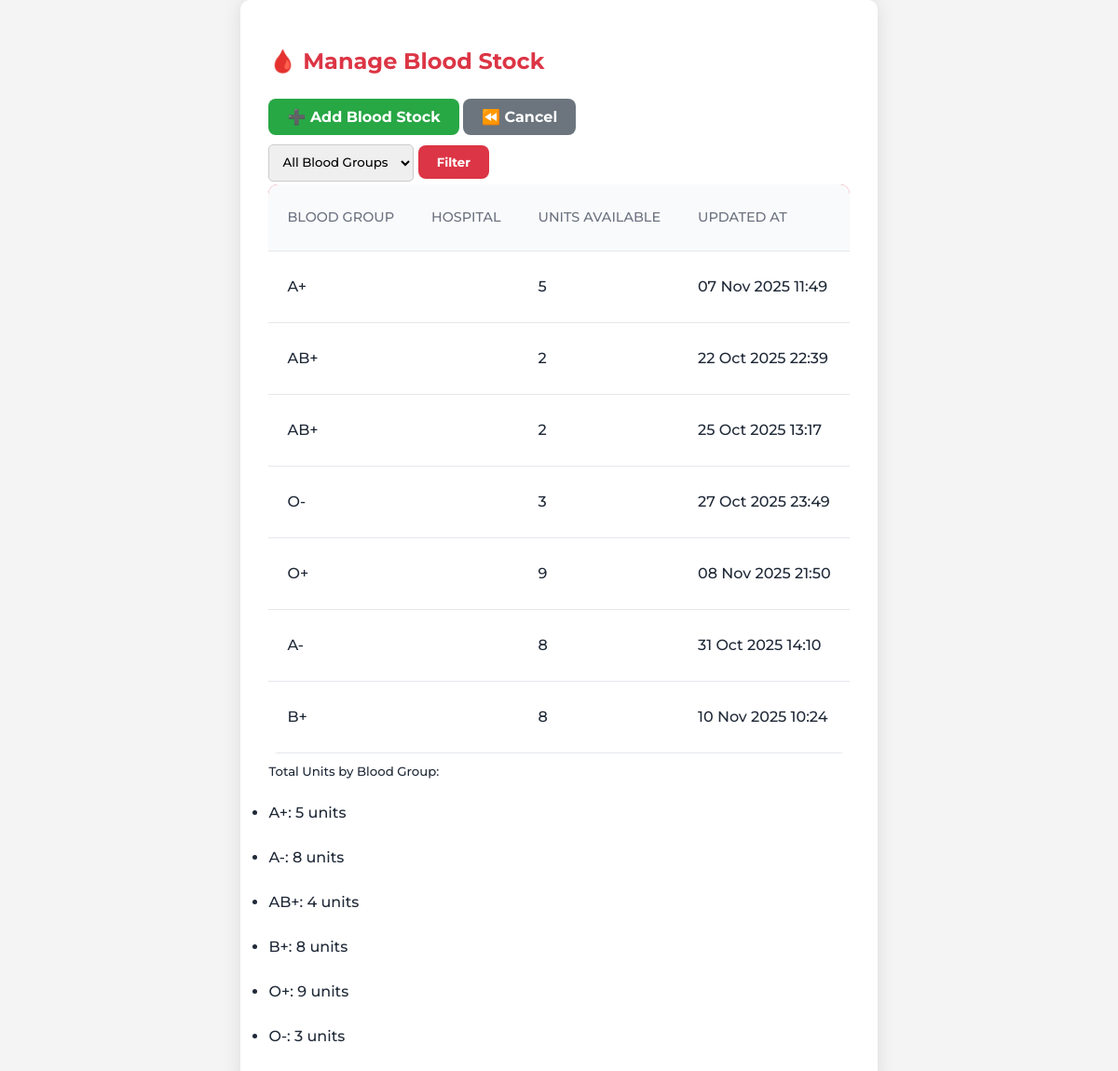
The app's page /manage_bloodstock/ (signed in) with its own data.
### blood_bank_app/models.py (models this page shows, shortened)
class BloodStock(models.Model):
    BLOOD_GROUPS = [
        ('A+', 'A+'), ('A-', 'A-'),
        ('B+', 'B+'), ('B-', 'B-'),
        ('AB+', 'AB+'), ('AB-', 'AB-'),
        ('O+', 'O+'), ('O-', 'O-'),
    ]
    hospital = models.ForeignKey('HospitalDetail', on_delete=models.CASCADE, null=True, blank=True)
    blood_group = models.CharField(max_length=3, choices=BLOOD_GROUPS)
    units_available = models.PositiveIntegerField(default=0)
    updated_at = models.DateTimeField(auto_now=True)

### blood_bank_app/views.py (the view)
# urls.py: path('manage_bloodstock/', views.manage_bloodstock, name='manage_bloodstock'),
@login_required
@user_passes_test(is_admin)
def manage_bloodstock(request):
    stock = BloodStock.objects.all()
    blood_group = request.GET.get('blood_group')
    if blood_group:
        stock = stock.filter(blood_group=blood_group)
    hospital = request.GET.get('hospital')
    if hospital:
        stock = stock.filter(hospital_id=hospital)
    hospitals = HospitalDetail.objects.all()
    total_units = stock.values('blood_group').annotate(total=Sum('units_available'))
    return render(request, 'partials/manage_bloodstock.html', {
        'blood_stock': stock,
        'hospitals': hospitals,
        'blood_groups': BloodStock.BLOOD_GROUPS,  # pass this for filter dropdown
        'total_units': total_units
    })

### blood_bank_app/views.py (called while the page is built)
def is_admin(user):
    return hasattr(user, 'profile') and user.profile.role == 'admin'

### blood_bank_app/templates/partials/manage_bloodstock.html (shortened to what this page needs)
{% extends 'master.html' %}
{% load static %}
{% block content %}
<div class="login-container">
    <div class="login-card w-100">
        <h2 class="text-center mb-4">🩸 Manage Blood Stock</h2>
        <div class="d-flex justify-content-between mb-3">
            <a href="{% url 'add_blood_stock' %}" class="btn btn-success">➕ Add Blood Stock</a>
            <a href="{% url 'admin_dashboard' %}" class="btn btn-secondary">⏪ Cancel</a>
        </div>
        <form method="get" class="mb-4 d-flex gap-2">
            <select name="blood_group" class="form-control">
                <option value="">All Blood Groups</option>
            </select>
            <button type="submit" class="btn btn-primary">Filter</button>
        </form>
        <div class="table-responsive">
            <table class="table table-hover text-center">
                <thead>
                    <tr>
                        <th>Blood Group</th>
                        <th>Hospital</th>
                        <th>Units Available</th>
                        <th>Updated At</th>
                    </tr>
                </thead>
                <tbody>
                    {% for item in blood_stock %}
                        <tr>
                            <td>{{ item.blood_group }}</td>
                            <td>{{ item.hospital.hospital_name }}</td>
                            <td>{{ item.units_available }}</td>
                            <td>{{ item.updated_at|date:"d M Y H:i" }}</td>
                        </tr>
                    {% empty %}
                        <tr>
                            <td colspan="4">No blood stock available.</td>
                        </tr>
                    {% endfor %}
                </tbody>
            </table>
        </div>
        <div class="mt-4">
            <h5>Total Units by Blood Group:</h5>
            <ul class="list-group list-group-horizontal flex-wrap">
                {% for item in total_units %}
                    <li class="list-group-item flex-fill text-center">
                        {{ item.blood_group }}: {{ item.total }} units
                    </li>
                {% endfor %}
            </ul>
        </div>
    </div>
</div>
{% endblock %}

### blood_bank_app/static/css/index.css (style rules this page uses)
body { margin: 0; font-family: Arial, sans-serif; background-color: #fff5f5; color: #333; }
html { scroll-behavior: smooth; }
.btn { background-color: #ff4d4d; color: white; padding: 10px 25px; border-radius: 8px; text-decoration: none; font-weight: bold; }

### blood_bank_app/static/css/admin_dashboard.css (style rules this page uses)
:root { --primary: #e63946; --primary-dark: #b91c1c; --background: #f8f9fa; --surface: #ffffff; --text-dark: #1f2937; --text-light: #6b7280; --border: #e5e7eb; --shadow: rgba(0, 0, 0, 0.08); }
* { margin: 0; padding: 0; box-sizing: border-box; font-family: "Montserrat"; font-weight: 500; }
body { background-color: var(--background); color: var(--text-dark); overflow-x: hidden; }
.table { width: 100%; border-collapse: collapse; }
.table th, .table td { text-align: left; padding: 14px 20px; border-bottom: 1px solid var(--border); color: var(--text-dark); }
.table th { background: #f9fafb; color: var(--text-light); text-transform: uppercase; font-size: 0.9rem; }

### blood_bank_app/templates/partials/manage_bloodstock.html (style rules this page uses)
body { background-color: #f4f4f4; }
.login-container { display: flex; justify-content: center; align-items: flex-start; min-height: 90vh; line-height: 3; }
.login-card { background-color: white; padding: 30px; border-radius: 10px; box-shadow: 0px 0px 20px rgba(0,0,0,0.1); max-width: 900px; }
h2 { color: #dc3545; font-weight: bold; }
.btn-primary { background-color: #dc3545; border: none; padding: 10px 20px; }
.btn-secondary { background-color: #6c757d; border: none; padding: 10px 20px; }
.btn-success { background-color: #28a745; border: none; padding: 10px 20px; }
.table { border-radius: 10px; overflow: hidden; }
.table thead { background-color: #dc3545 !important; color: white; }
.form-control { padding: 10px; border-radius: 5px; border: 1px solid #ccc; }

### records on screen
BloodStock: blood_group "A+", units_available "5", updated_at "07 Nov 2025 11:49"
BloodStock: blood_group "AB+", units_available "2", updated_at "22 Oct 2025 22:39"
BloodStock: blood_group "AB+", units_available "2", updated_at "25 Oct 2025 13:17"
BloodStock: blood_group "O-", units_available "3", updated_at "27 Oct 2025 23:49"
BloodStock: blood_group "O+", units_available "9", updated_at "08 Nov 2025 21:50"
BloodStock: blood_group "A-", units_available "8", updated_at "31 Oct 2025 14:10"
BloodStock: blood_group "B+", units_available "8", updated_at "10 Nov 2025 10:24"

### other values on screen
{{ item.blood_group }} "A+" "A-" "AB+" "B+" "O+" "O-"
{{ item.total }} "5" "8" "4" "8" "9" "3"
